Frame 1 (no input): blank canvas, image omitted
Frame 60 (the mouse pressed at the canvas centre just before this capture): blank canvas, image omitted
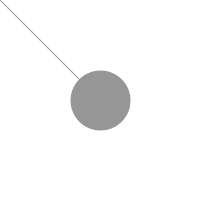
Frame 120 (the mouse held since frame 60 and released just before this capture)

The Processing sketch whose frames 1 and 60 were blank and that drew this single picture after the mouse press (run headless with seeded random() and noise(); from frame 60 on, the mouse is pressed at the canvas centre):

// Processing sketch: day_3
// ── day_3.pde
int stroke = 1;

void setup(){
  
  size(200,200);
  background(255); //backgroung color, "white"
}
void draw(){
  stroke(150);//line color
  strokeWeight(stroke);
  if (mousePressed) { //on click do this...
 line(pmouseX,pmouseY,mouseX,mouseY);
 //draw a line last position to correct position
 stroke++;
 }
} 

void keyPressed(){
  if(keyCode == DOWN){ //when down pressed
  if (keyCode ==UP){ // when up pressed 
stroke--; //decrement ...
 }
}   
}
